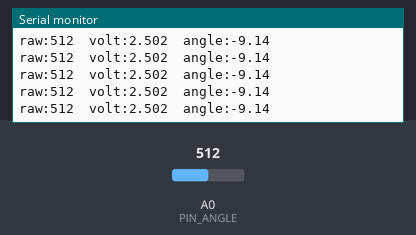
This sketch was run on a simulated Arduino Uno, built with avr-gcc and run on an emulated ATmega328P. On the bench: the last lines printed to the serial monitor. Inputs (shaded band) come from the test bench; at power-on: A0 (PIN_ANGLE) = 512.

Above: at 4.2 s.
4.3 s: A0 (PIN_ANGLE) set to 832
At 4.33 s:
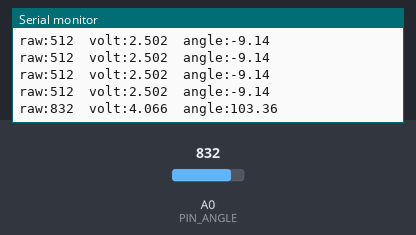
5.8 s: A0 (PIN_ANGLE) set to 809
At 5.82 s:
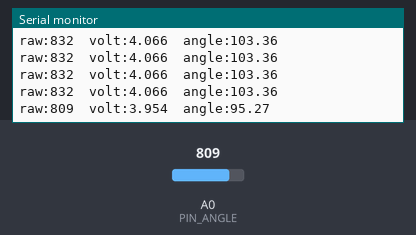
Timing chart, 0 to 8.3 s (numbered marks = the images above; inputs shaded):
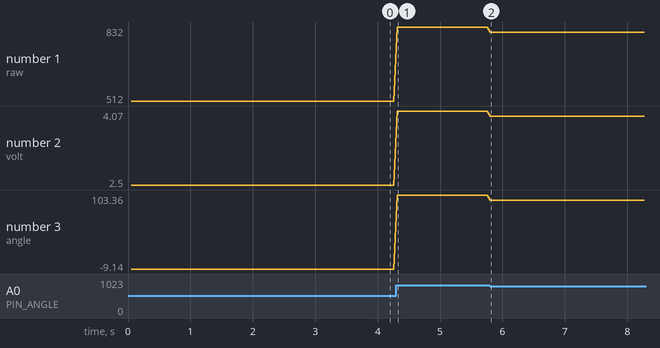

Measured:
- after the input at 4.3 s, the serial monitor: prints a new line at once (image 1)
- after the input at 5.8 s, the serial monitor: prints a new line at once (image 2)
- plotted number 1: 512 → 832 after the input at 4.3 s, 832 → 809 after the input at 5.8 s
- plotted number 2: 2.5 → 4.07 after the input at 4.3 s, 4.07 → 3.95 after the input at 5.8 s
- plotted number 3: -9.14 → 103.36 after the input at 4.3 s, 103.36 → 95.27 after the input at 5.8 s

The sketch:

SensorReader.ino
```cpp
// Verify the P3022 rotary sensor is wired correctly and read sensibly.
// Continuously prints:  raw ADC count, voltage, estimated angle.

// Pin (from arduino_IP.ino)
const uint8_t PIN_ANGLE = A0;

// ADC / sensor scale (from arduino_IP.ino)
const float   VREF             = 5.0;
const float   ADC_FULLSCALE    = 1023.0;
const float   DEGREES_PER_COUNT = 360.0 / 1024.0;
int           ANGLE_OFFSET_COUNTS = 538;
const int     SENSOR_SIGN      = +1;

void setup() {
  Serial.begin(115200);
  // Instructions printed ONCE so they don't pollute the Serial Plotter stream.
  Serial.println(F("# P3022 Sensor Reader"));
  Serial.println(F("# Open Serial Monitor to read numbers, or Serial Plotter to graph."));
  Serial.println(F("# Columns -> raw:<counts>  volt:<V>  angle:<deg>"));
  Serial.println(F("#"));
  Serial.println(F("# HOW TO FIND OFFSET & SCALE:"));
  Serial.println(F("#  OFFSET: hold the pendulum exactly upright, note 'raw'. That count"));
  Serial.println(F("#          is your ANGLE_OFFSET_COUNTS (use SensorCalibration to set it)."));
  Serial.println(F("#  SCALE : rotate the shaft a known angle (e.g. 90 deg against a stop),"));
  Serial.println(F("#          note the change in 'raw'. degrees_per_count = 90 / (delta raw)."));
  Serial.println(F("#          For a 360-deg P3022 this is ~360/1024; verify it matches."));
  Serial.println(F("#  SIGN  : if angle moves the wrong way vs reality, set SENSOR_SIGN=-1."));
}

void loop() {
  int   raw   = analogRead(PIN_ANGLE);
  float volt  = raw * VREF / ADC_FULLSCALE;
  float angle = SENSOR_SIGN * (raw - ANGLE_OFFSET_COUNTS) * DEGREES_PER_COUNT;

  // "label:value" format is readable in Serial Monitor AND graphs in Serial Plotter.
  Serial.print(F("raw:"));   Serial.print(raw);
  Serial.print(F("\tvolt:")); Serial.print(volt, 3);
  Serial.print(F("\tangle:"));Serial.println(angle, 2);

  delay(50);   // ~20 Hz: smooth on the plotter, readable on the monitor
}
```
